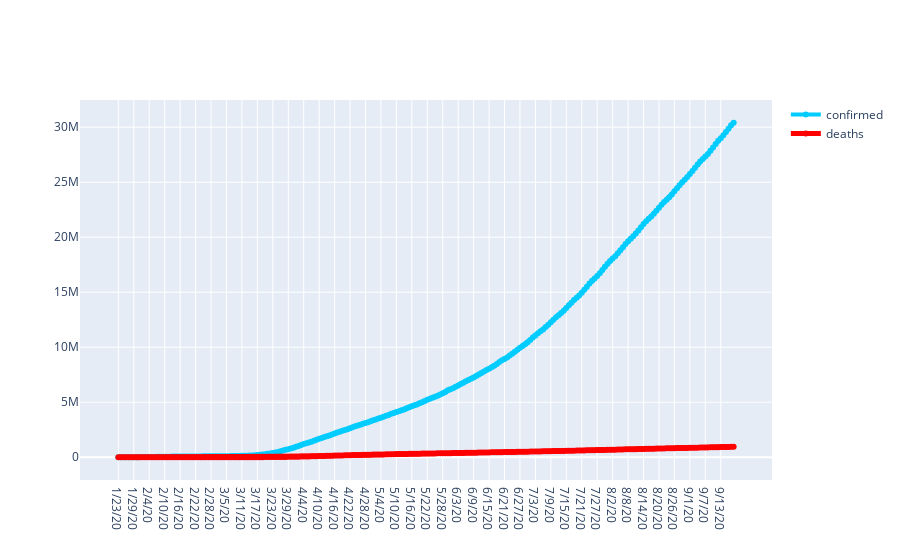

The notebook cell this image was saved under:
### Code cell
plot_cases_of_a_country('world')

### Figure 1 — Plotly figure (JSON) as saved in the notebook; plotly's stock layout.template omitted (floating-point values rounded to 4 significant figures; data arrays with more than 128 entries replaced by an {"elided": "..."} marker saying what was removed)
{"data": [{"connectgaps": true, "line": {"color": "#00ccff", "width": 4}, "mode": "lines+markers", "name": "confirmed", "text": "Total confirmed: 30406197", "type": "scatter", "x": {"elided": "240 str values"}, "y": {"elided": "240 int values"}}, {"connectgaps": true, "line": {"color": "red", "width": 5}, "mode": "lines+markers", "name": "deaths", "text": "Total deaths: 950520", "type": "scatter", "x": {"elided": "240 str values"}, "y": {"elided": "240 int values"}}], "layout": {}}
